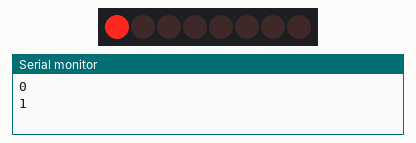
This sketch was run on a simulated Arduino Uno, built with avr-gcc and run on an emulated ATmega328P. Parts: 8 shift-register outputs drawn as a row of LEDs (first output left, lit = HIGH), the last lines printed to the serial monitor. Wiring (inferred from the names in the program): shift register (74HC595): data pin 11; shift clock pin 12; latch pin 8. Wiring (inferred from the signals the program sends): row of LEDs: on Q0, Q1, Q2, Q3, Q4, Q5, Q6, Q7.

Above: at 0.6 s.
At 5.1 s:
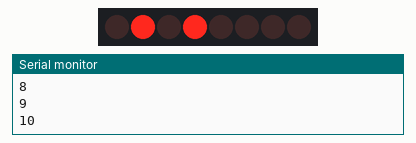
At 10.1 s:
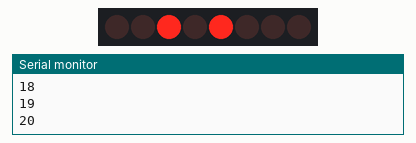
At 19.6 s:
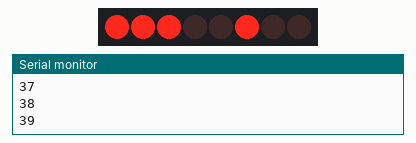
At 29.1 s:
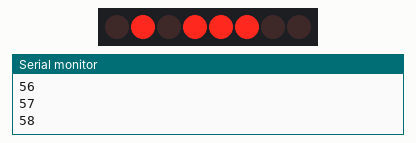
At 39.1 s:
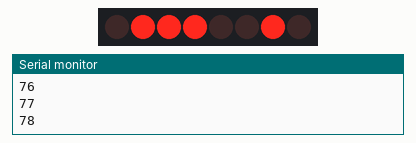
Timing chart, 0 to 40.0 s (numbered marks = the images above):
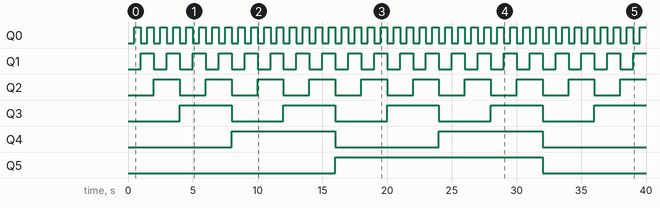

Measured:
- by itself, Q0: alternates HIGH for 0.50 s and LOW for 0.50 s
- by itself, Q1: alternates HIGH for 1.0 s and LOW for 1.0 s
- by itself, Q2: alternates HIGH for 2.0 s and LOW for 2.0 s
- by itself, Q3: alternates HIGH for 4.0 s and LOW for 4.0 s
- by itself, Q4: alternates HIGH for 8.0 s and LOW for 8.0 s
- by itself, Q5: LOW → HIGH at 16.0 s, → LOW 16.0 s later

The sketch:

shift-led.ino
```cpp
// https://www.arduino.cc/en/Tutorial/ShftOut11
// A shift register allows one to expand the number of PINs
// we can connect to, the shift register itself contains more output PINs
// and then we can latch our output to those PINs and therefore be able to talk
// to more devices
enum {
  LATCH = 8,
  CLOCK = 12,
  DATA = 11
};

void setup() {
  pinMode(LATCH, OUTPUT);
  pinMode(CLOCK, OUTPUT);
  pinMode(DATA, OUTPUT);
  Serial.begin(115200);
}

void loop() {
  int i;

  for (i = 0; i < 256; i++) {
    // set the latch pin low, this will make it "buffer" the bits we send
    // so the updates don't happen until we set it high again
    digitalWrite(LATCH, LOW);

    // shift out the bits, this will move the data into the buffer
    shiftOut(DATA, CLOCK, MSBFIRST, i);

    // take the latch pin high, means that we are done writing and the
    // buffer should contain what we wrote so far
    digitalWrite(LATCH, HIGH);

    Serial.println(i);

    // pause before next value:
    delay(500);
  }
}
```
